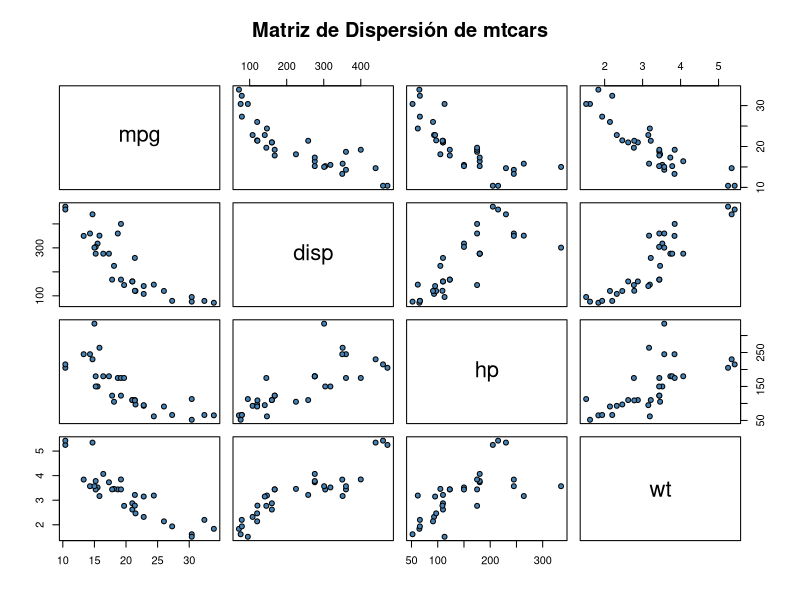

Recreate this plot in R.
## ---- chunk 1
# Matriz de dispersión para las variables más importantes de mtcars
# mpg: consumo, disp: cilindrada, hp: caballos de fuerza, wt: peso
pairs(~mpg + disp + hp + wt, 
      data = mtcars,
      main = "Matriz de Dispersión de mtcars",
      pch = 21,          # Forma del punto
      bg = "steelblue")  # Color de relleno
